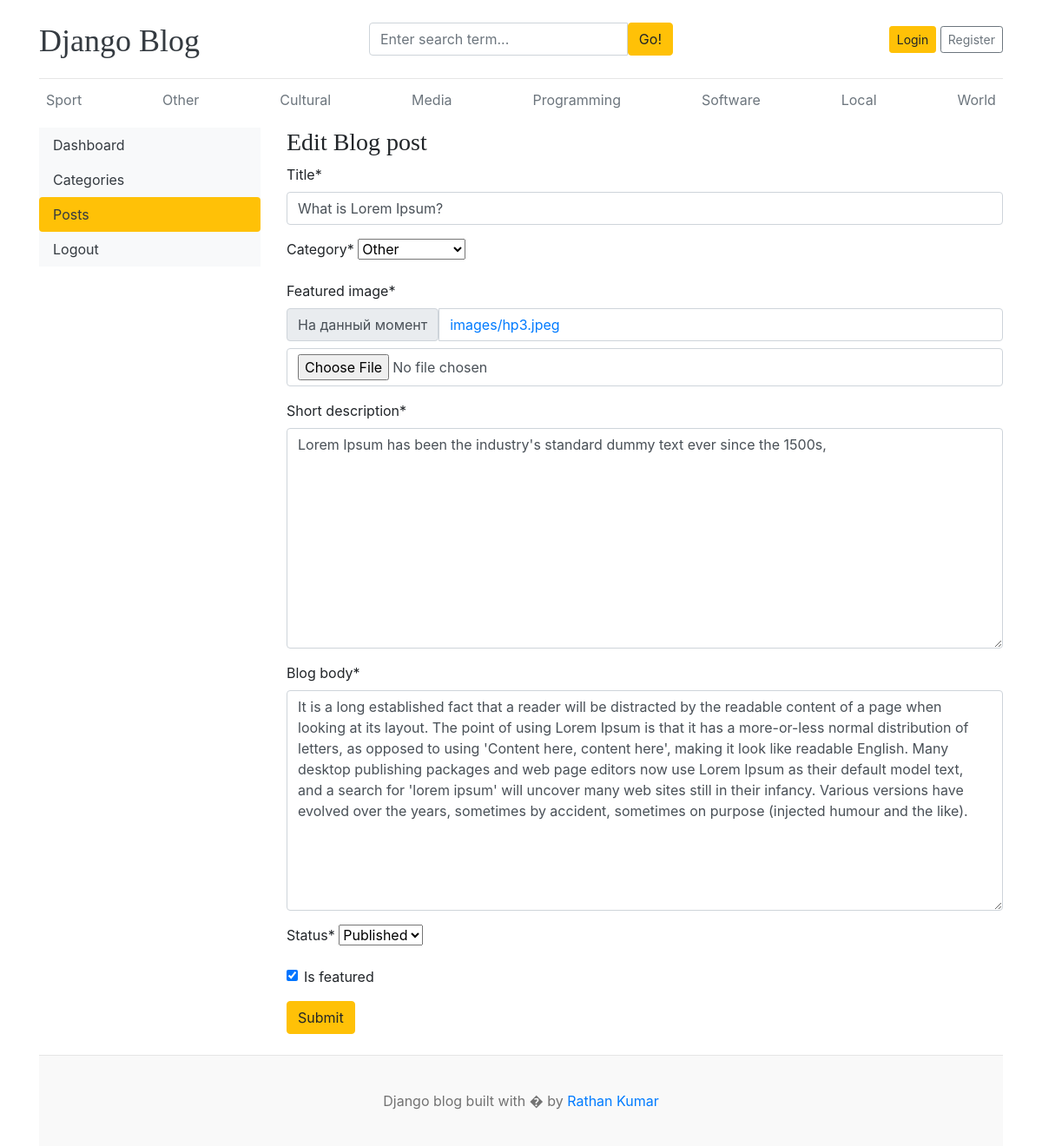
Page /dashboard/posts/edit/1/ on the committed database.
### home/models.py (models this page shows, shortened)
class Category(models.Model):
    name = models.CharField(max_length=200, unique=True)
    created_at = models.DateTimeField(auto_now_add=True)
    updated_at = models.DateTimeField(auto_now=True)
    def __str__(self):
        return self.name

class Blog(models.Model):
    title = models.CharField(max_length=200)
    slug = models.SlugField(max_length=150, unique=True, blank=True)
    category = models.ForeignKey(Category, on_delete=models.CASCADE)
    author = models.ForeignKey(User, on_delete=models.CASCADE)
    featured_image = models.ImageField(upload_to='images')
    short_description = models.TextField()
    blog_body = models.TextField()
    status = models.CharField(max_length=50, choices=STATUS_CHOICES, default='Draft')
    is_featured = models.BooleanField(default=False)
    created_at = models.DateTimeField(auto_now_add=True)
    updated_at = models.DateTimeField(auto_now=True)

### dashboards/views.py (the view, shortened to what this page needs)
# urls.py: path('posts/edit/<int:pk>/', views.edit_post, name='edit_post'),
def edit_post(request, pk):
    post = get_object_or_404(Blog, pk=pk)
    form = BlogPostForm(instance=post)
    context = {'form': form, 'post': post}
    return render(request, 'edit_posts.html', context)

### dashboards/forms.py
class BlogPostForm(forms.ModelForm):
    class Meta:
        model = Blog
        fields = '__all__'
        exclude = ('slug', 'author', ) #slud author dan boshqasi

### home/context_processors.py (called while the page is built)
def get_categories(request):
    categories = Category.objects.all()
    return dict(categories=categories)

def get_social_links(request):
    social_links = SocialLink.objects.all()
    return dict(social_links=social_links)

### dashboards/templates/edit_posts.html (shortened to what this page needs)
{% extends 'base.html' %}
{% block content %}
{% load crispy_forms_tags %}
<div class="row">
    {% include 'sidebar.html' %}
    <div class="col-md-9">
        <h3>Edit Blog post</h3>
        <form action="{% url 'edit_post' post.id %}" method="POST" enctype="multipart/form-data">
            {{form | crispy}}
            <button type="submit" class="btn btn-warning">Submit</button>
        </form>
        <br>
    </div>
</div>
{% endblock content %}

### templates/base.html (shortened to what this page needs)
{% load static %}
<!DOCTYPE html>
<html lang="en">
<head>
    <link href="https://getbootstrap.com/docs/4.0/dist/css/bootstrap.min.css" rel="stylesheet">
    <link href="{% static 'css/blog.css' %}" rel="stylesheet">
    <link rel="stylesheet" href="https://cdnjs.cloudflare.com/ajax/libs/font-awesome/4.7.0/css/font-awesome.min.css">
  </head>
<body>
    <div class="container">
      <header class="blog-header py-3">
        <div class="row flex-nowrap justify-content-between align-items-center">
          <div class="col-4 pt-1">
            <a class="blog-header-logo text-dark" href="/">Django Blog</a>
          </div>
          <div class="col-4">
            <form action="{% url 'search' %}" method="GET">
              <div class="input-group">
                <input class="form-control" type="text" name="keyword" value="{{ keyword }}" placeholder="Enter search term..." aria-label="Enter search term..." aria-describedby="button-search" />
                <button type="submit" class="btn btn-warning" id="button-search" type="button">Go!</button>
            </div>
            </form>
          </div>
          <div class="col-4 d-flex justify-content-end align-items-center">
            {% if not user.is_authenticated %}
            <a class="btn btn-sm btn-warning" href="{% url 'login' %}">Login</a> &nbsp;
            <a class="btn btn-sm btn-outline-secondary" href="{% url 'register' %}">Register</a>
            {% else %}
            <span><a href="{% url 'dashboard' %}">Dashboard</a></span>
            &emsp;
            <span><a href="{% url 'logout' %}">Logout</a></span>
            {% endif %}
          </div>
        </div>
      </header>
      <div class="nav-scroller py-1 mb-2">
        <nav class="nav d-flex justify-content-between">
          {% for cat in categories %}
          <a class="p-2 text-muted" href="{% url 'category' cat.id %}">{{cat.name}}</a>
          {% endfor %}
        </nav>
      </div>
      {% block content %}
      {% endblock content %}
<footer class="blog-footer">
<p>Django blog built with � by <a href="#">Rathan Kumar</a></p>
</footer>
</body>
</html>

### static/css/blog.css (style rules this page uses)
.blog-header { border-bottom: 1px solid #e5e5e5; }
.blog-header-logo { font-family: "Playfair Display", Georgia, "Times New Roman", serif; font-size: 2.25rem; }
h1, h2, h3, h4, h5, h6 { font-family: "Playfair Display", Georgia, "Times New Roman", serif; }
.blog-footer { padding: 2.5rem 0; color: #727272; text-align: center; background-color: #f9f9f9; border-top: .05rem solid #e5e5e5; }
.blog-footer p:last-child { margin-bottom: 0; }

### rows in the picture
Category: name "Sport"
Category: name "Other"
Category: name "Cultural"
Category: name "Media"
Category: name "Programming"
Category: name "Software"
Category: name "Local"
Category: name "World"
Blog: title "What is Lorem Ipsum?", category "Other", short_description "Lorem Ipsum has been the industry's standard dummy text ever since the 1500s,", blog_body "It is a long established fact that a reader will be distracted by the readable content of a page when looking at its layout. The point of using Lorem Ipsum is that it has a more-or-less normal distribution of letters, as opposed to using 'Content here, content here', making it look like readable English. Many desktop publishing packages and web page editors now use Lorem Ipsum as their default model text, and a search for 'lorem ipsum' will uncover many web sites still in their infancy. Various versions have evolved over the years, sometimes by accident, sometimes on purpose (injected humour and the like).", status "Published", is_featured "☑"
